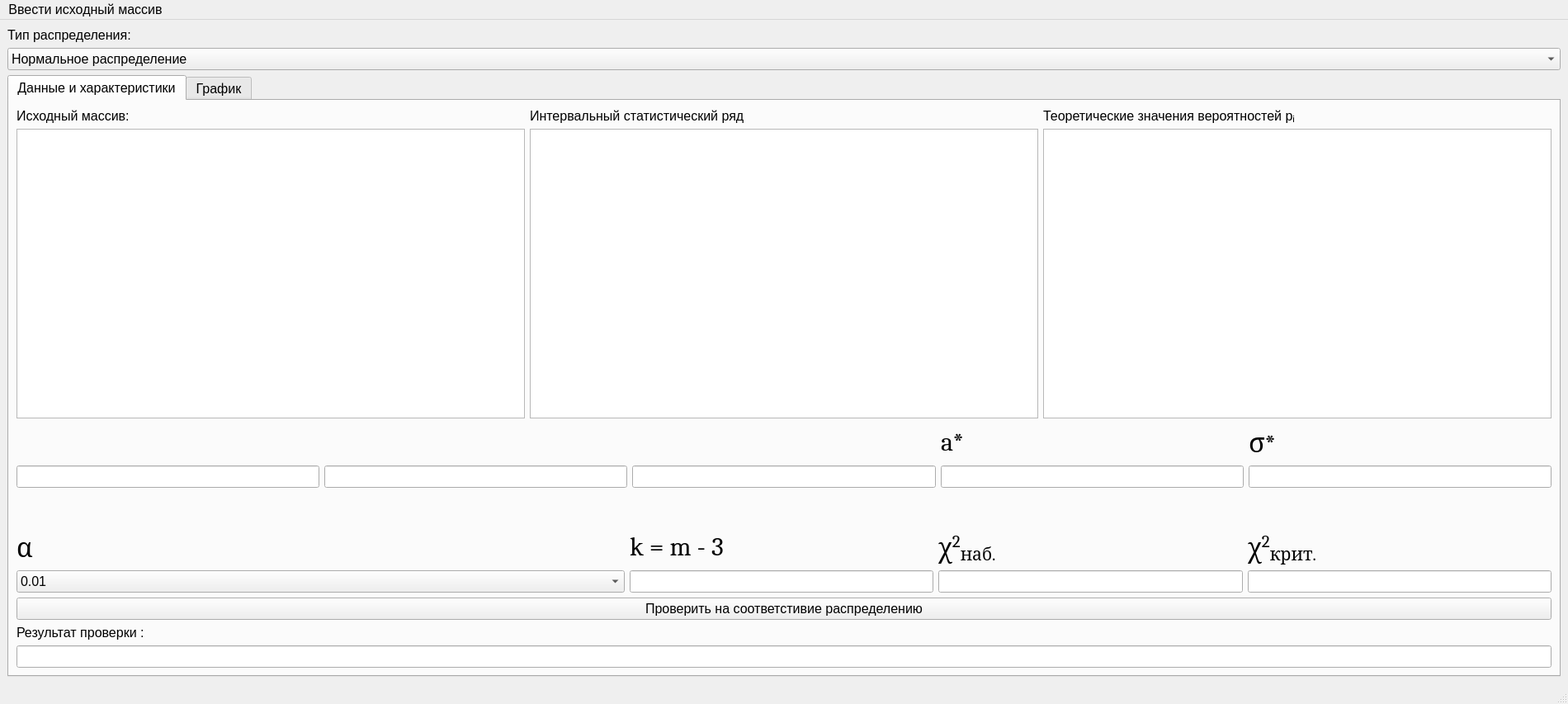
<?xml version="1.0" encoding="UTF-8"?>
<ui version="4.0">
 <class>MainWindow</class>
 <widget class="QMainWindow" name="MainWindow">
  <property name="geometry">
   <rect>
    <x>0</x>
    <y>0</y>
    <width>1900</width>
    <height>853</height>
   </rect>
  </property>
  <property name="font">
   <font>
    <pointsize>12</pointsize>
   </font>
  </property>
  <property name="windowTitle">
   <string>HypothesisCompare</string>
  </property>
  <widget class="QWidget" name="centralwidget">
   <layout class="QGridLayout" name="gridLayout">
    <item row="1" column="0">
     <widget class="QComboBox" name="distributionType">
      <item>
       <property name="text">
        <string>Нормальное распределение</string>
       </property>
      </item>
      <item>
       <property name="text">
        <string>Распределение Пуассона</string>
       </property>
      </item>
     </widget>
    </item>
    <item row="2" column="0">
     <widget class="QTabWidget" name="tabWidget">
      <property name="currentIndex">
       <number>0</number>
      </property>
      <widget class="QWidget" name="normalDistribution_p1">
       <attribute name="title">
        <string>Данные и характеристики</string>
       </attribute>
       <layout class="QVBoxLayout" name="verticalLayout">
        <item>
         <layout class="QGridLayout" name="gridLayout_2">
          <item row="0" column="0">
           <widget class="QLabel" name="InitionalArrayLabel">
            <property name="text">
             <string>Исходный массив:</string>
            </property>
           </widget>
          </item>
          <item row="0" column="1">
           <widget class="QLabel" name="intervalSeriesLabel">
            <property name="text">
             <string>Интервальный статистический ряд</string>
            </property>
           </widget>
          </item>
          <item row="0" column="2">
           <widget class="QLabel" name="theoreticalFrequenciesLabel">
            <property name="text">
             <string>&lt;html&gt;&lt;head/&gt;&lt;body&gt;&lt;p&gt;&lt;span style=&quot; font-size:12pt;&quot;&gt;Теоретические значения вероятностей p&lt;/span&gt;&lt;span style=&quot; font-size:12pt; vertical-align:sub;&quot;&gt;i&lt;/span&gt;&lt;/p&gt;&lt;/body&gt;&lt;/html&gt;</string>
            </property>
           </widget>
          </item>
          <item row="1" column="0">
           <widget class="QTextEdit" name="InitionalArray">
            <property name="readOnly">
             <bool>true</bool>
            </property>
           </widget>
          </item>
          <item row="1" column="1">
           <widget class="QTableWidget" name="intervalSeries">
            <property name="selectionMode">
             <enum>QAbstractItemView::NoSelection</enum>
            </property>
            <property name="rowCount">
             <number>1</number>
            </property>
            <attribute name="horizontalHeaderVisible">
             <bool>true</bool>
            </attribute>
            <attribute name="verticalHeaderVisible">
             <bool>false</bool>
            </attribute>
            <row/>
           </widget>
          </item>
          <item row="1" column="2">
           <widget class="QTableWidget" name="theoreticalFrequencies">
            <property name="selectionMode">
             <enum>QAbstractItemView::ContiguousSelection</enum>
            </property>
            <property name="rowCount">
             <number>1</number>
            </property>
            <attribute name="verticalHeaderVisible">
             <bool>false</bool>
            </attribute>
            <row/>
           </widget>
          </item>
         </layout>
        </item>
        <item>
         <layout class="QGridLayout" name="gridLayout_3" columnstretch="0,0,0,0,0">
          <item row="0" column="0">
           <widget class="QLabel" name="averageSampleLabel">
            <property name="text">
             <string/>
            </property>
            <property name="pixmap">
             <pixmap>img/average_x.png</pixmap>
            </property>
           </widget>
          </item>
          <item row="0" column="1">
           <widget class="QLabel" name="SampleDispersionLabel">
            <property name="text">
             <string/>
            </property>
            <property name="pixmap">
             <pixmap>img/dispersion.png</pixmap>
            </property>
           </widget>
          </item>
          <item row="0" column="2">
           <widget class="QLabel" name="sampleAverageSquareDeviationLabel">
            <property name="text">
             <string/>
            </property>
            <property name="pixmap">
             <pixmap>img/corrected_diviation.png</pixmap>
            </property>
           </widget>
          </item>
          <item row="0" column="3">
           <widget class="QLabel" name="aLabel">
            <property name="font">
             <font>
              <family>Cambria</family>
              <pointsize>24</pointsize>
             </font>
            </property>
            <property name="text">
             <string>a*</string>
            </property>
           </widget>
          </item>
          <item row="0" column="4">
           <widget class="QLabel" name="sigmaLabel">
            <property name="font">
             <font>
              <family>Cambria</family>
              <pointsize>24</pointsize>
             </font>
            </property>
            <property name="text">
             <string>σ*</string>
            </property>
           </widget>
          </item>
          <item row="1" column="0">
           <widget class="QLineEdit" name="averageSample">
            <property name="enabled">
             <bool>true</bool>
            </property>
            <property name="mouseTracking">
             <bool>true</bool>
            </property>
            <property name="frame">
             <bool>true</bool>
            </property>
            <property name="readOnly">
             <bool>true</bool>
            </property>
           </widget>
          </item>
          <item row="1" column="1">
           <widget class="QLineEdit" name="sampleDispersion">
            <property name="readOnly">
             <bool>true</bool>
            </property>
           </widget>
          </item>
          <item row="1" column="2">
           <widget class="QLineEdit" name="sampleAverageSquareDeviation">
            <property name="readOnly">
             <bool>true</bool>
            </property>
           </widget>
          </item>
          <item row="1" column="3">
           <widget class="QLineEdit" name="aFind">
            <property name="readOnly">
             <bool>true</bool>
            </property>
           </widget>
          </item>
          <item row="1" column="4">
           <widget class="QLineEdit" name="sigma">
            <property name="readOnly">
             <bool>true</bool>
            </property>
           </widget>
          </item>
         </layout>
        </item>
        <item>
         <layout class="QHBoxLayout" name="horizontalLayout">
          <item>
           <widget class="QLabel" name="distributionDensity">
            <property name="text">
             <string/>
            </property>
            <property name="pixmap">
             <pixmap>img/normalDistribution.png</pixmap>
            </property>
           </widget>
          </item>
          <item>
           <widget class="QLabel" name="findDistributionDensity">
            <property name="font">
             <font>
              <family>Cambria</family>
              <pointsize>24</pointsize>
             </font>
            </property>
            <property name="text">
             <string/>
            </property>
           </widget>
          </item>
         </layout>
        </item>
        <item>
         <layout class="QGridLayout" name="gridLayout_4" columnstretch="2,1,1,1">
          <item row="0" column="0">
           <widget class="QLabel" name="alphaLabel">
            <property name="font">
             <font>
              <family>Cambria</family>
              <pointsize>24</pointsize>
             </font>
            </property>
            <property name="text">
             <string>α</string>
            </property>
           </widget>
          </item>
          <item row="1" column="0">
           <widget class="QComboBox" name="alpha">
            <item>
             <property name="text">
              <string>0.01</string>
             </property>
            </item>
            <item>
             <property name="text">
              <string>0.025</string>
             </property>
            </item>
            <item>
             <property name="text">
              <string>0.05</string>
             </property>
            </item>
            <item>
             <property name="text">
              <string>0.1</string>
             </property>
            </item>
           </widget>
          </item>
          <item row="0" column="1">
           <widget class="QLabel" name="kFindLabel">
            <property name="font">
             <font>
              <family>Cambria</family>
              <pointsize>24</pointsize>
             </font>
            </property>
            <property name="text">
             <string>k = m - 3</string>
            </property>
           </widget>
          </item>
          <item row="1" column="1">
           <widget class="QLineEdit" name="kFind">
            <property name="readOnly">
             <bool>true</bool>
            </property>
           </widget>
          </item>
          <item row="0" column="2">
           <widget class="QLabel" name="xi2Label">
            <property name="font">
             <font>
              <family>Cambria</family>
              <pointsize>24</pointsize>
             </font>
            </property>
            <property name="text">
             <string>&lt;html&gt;&lt;head/&gt;&lt;body&gt;&lt;p&gt;χ&lt;span style=&quot; vertical-align:super;&quot;&gt;2&lt;/span&gt;&lt;span style=&quot; vertical-align:sub;&quot;&gt;наб.&lt;/span&gt;&lt;/p&gt;&lt;/body&gt;&lt;/html&gt;</string>
            </property>
           </widget>
          </item>
          <item row="1" column="2">
           <widget class="QLineEdit" name="xi2">
            <property name="readOnly">
             <bool>true</bool>
            </property>
           </widget>
          </item>
          <item row="0" column="3">
           <widget class="QLabel" name="xi2critLabel">
            <property name="font">
             <font>
              <family>Cambria</family>
              <pointsize>24</pointsize>
             </font>
            </property>
            <property name="text">
             <string>&lt;html&gt;&lt;head/&gt;&lt;body&gt;&lt;p&gt;χ&lt;span style=&quot; vertical-align:super;&quot;&gt;2&lt;/span&gt;&lt;span style=&quot; vertical-align:sub;&quot;&gt;крит.&lt;/span&gt;&lt;/p&gt;&lt;/body&gt;&lt;/html&gt;</string>
            </property>
           </widget>
          </item>
          <item row="1" column="3">
           <widget class="QLineEdit" name="xi2crit">
            <property name="readOnly">
             <bool>true</bool>
            </property>
           </widget>
          </item>
         </layout>
        </item>
        <item>
         <layout class="QVBoxLayout" name="verticalLayout_3">
          <property name="topMargin">
           <number>0</number>
          </property>
          <item>
           <widget class="QPushButton" name="compareButton">
            <property name="text">
             <string>Проверить на соответстивие распределению</string>
            </property>
           </widget>
          </item>
          <item>
           <widget class="QLabel" name="resultCompareLabel">
            <property name="text">
             <string>Результат проверки :</string>
            </property>
           </widget>
          </item>
          <item>
           <widget class="QLineEdit" name="resultCompare">
            <property name="readOnly">
             <bool>true</bool>
            </property>
           </widget>
          </item>
         </layout>
        </item>
       </layout>
      </widget>
      <widget class="QWidget" name="graphTab">
       <attribute name="title">
        <string>График</string>
       </attribute>
       <layout class="QGridLayout" name="gridLayout_6">
        <item row="0" column="0">
         <widget class="PlotWidget" name="graph" native="true">
          <property name="minimumSize">
           <size>
            <width>700</width>
            <height>600</height>
           </size>
          </property>
         </widget>
        </item>
       </layout>
      </widget>
     </widget>
    </item>
    <item row="0" column="0">
     <widget class="QLabel" name="distributionTypeLabel">
      <property name="text">
       <string>Тип распределения:</string>
      </property>
     </widget>
    </item>
   </layout>
  </widget>
  <widget class="QMenuBar" name="menubar">
   <property name="geometry">
    <rect>
     <x>0</x>
     <y>0</y>
     <width>1900</width>
     <height>34</height>
    </rect>
   </property>
   <widget class="QMenu" name="menu">
    <property name="title">
     <string>Ввести исходный массив</string>
    </property>
    <addaction name="openFileAction"/>
    <addaction name="inputIntervalSeriesAction"/>
    <addaction name="inputGroupedSeriesAction"/>
   </widget>
   <addaction name="menu"/>
  </widget>
  <widget class="QStatusBar" name="statusbar"/>
  <action name="openFileAction">
   <property name="text">
    <string>Из файла (Нормальное распределение)</string>
   </property>
  </action>
  <action name="inputIntervalSeriesAction">
   <property name="text">
    <string>Интервальный (Нормальное распределение)</string>
   </property>
  </action>
  <action name="inputGroupedSeriesAction">
   <property name="enabled">
    <bool>false</bool>
   </property>
   <property name="text">
    <string>Группированный (Распределение Пуассона)</string>
   </property>
  </action>
 </widget>
 <customwidgets>
  <customwidget>
   <class>PlotWidget</class>
   <extends>QWidget</extends>
   <header>pyqtgraph</header>
   <container>1</container>
  </customwidget>
 </customwidgets>
 <resources/>
 <connections/>
</ui>
